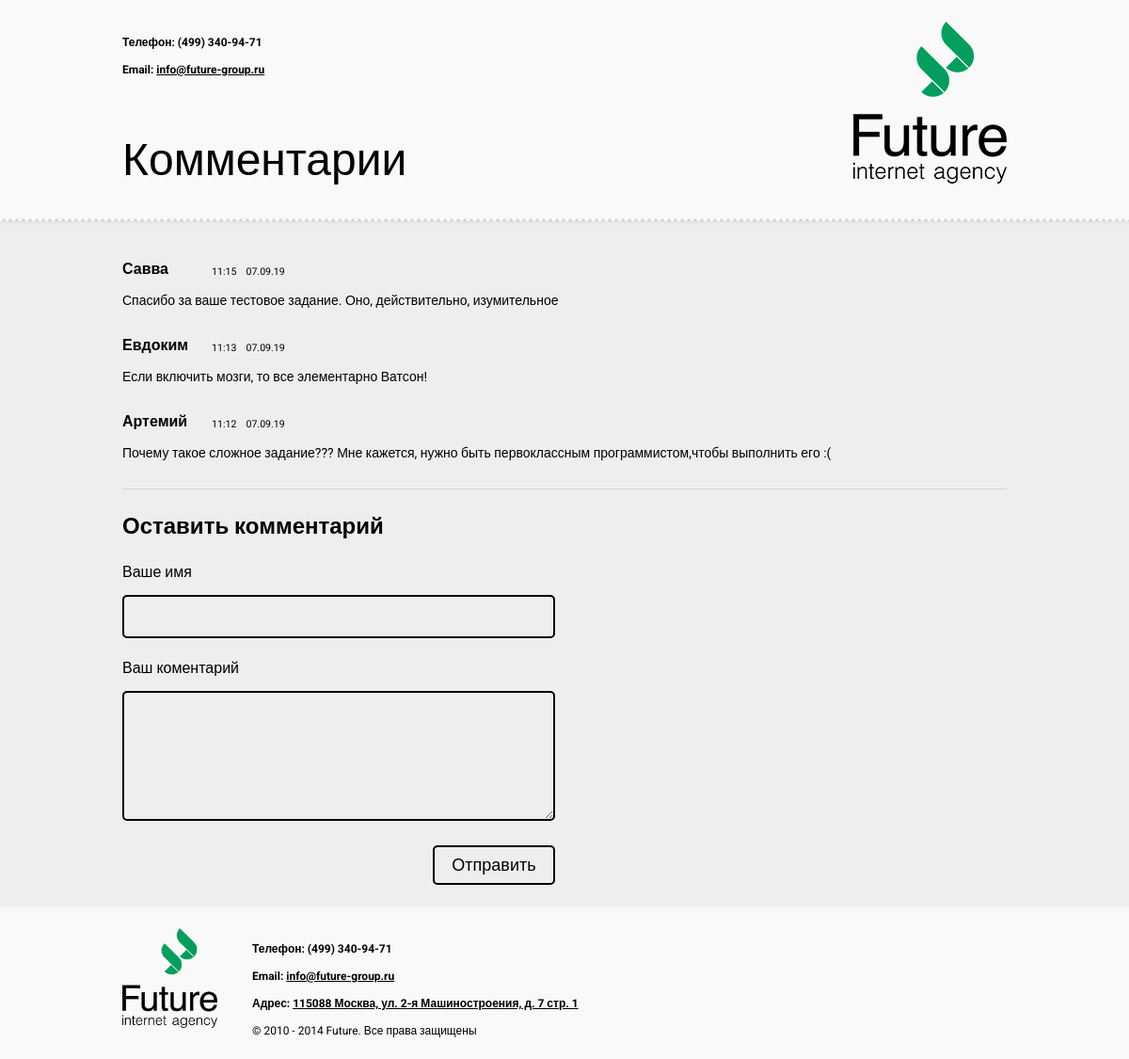
The page / on the database its author committed.
### tables this page shows
CREATE TABLE IF NOT EXISTS `comments` (
  `id` int(7) NOT NULL AUTO_INCREMENT,
  `name` varchar(255) NOT NULL,
  `datetime` datetime NOT NULL,
  `text` text NOT NULL,
  PRIMARY KEY (`id`)
);

### index.php (the view, shortened to what this page needs)
<?php
   require_once 'db.php';
   ?>
<!DOCTYPE html>
<html lang="ru" dir="ltr">
  <head>
    <link rel="stylesheet" href="styles.css">
  </head>
  <body>
    <header>
      <div class="mid">
        <div class="info">
          <p><b>Телефон: (499) 340-94-71</b></p>
          <p><b>Email: <a href="mailto:info@future-group.ru" target="_blank">info@future-group.ru</a></b></p>
        </div>
        <div class="header_logo">
          <img src="img/logo.png" alt="Future internet agency">
        </div>
        <h1>Комментарии</h1>
      </div>
      <div class="outline"></div>
    </header>
    <content>
      <div class="mid">
        <?php
          $result = mysqli_query($link, "SELECT * FROM comments ORDER BY id DESC");
          while($row=mysqli_fetch_array($result)) {
         ?>
        <div class="comment">
          <div class="comment_head">
            <div class="comment_autor"><p><?php echo  $row['name']?></p></div>
            <div class="comment_time"><p><?php echo  date("H:i",strtotime($row['datetime']))?></p></div>
            <div class="comment_date"><p><?php echo  date("d.m.y",strtotime($row['datetime']))?></p></div>
          </div>
          <div class="comment_text"><p><?php echo  $row['text']?></p></div>
        </div>
        <?php
          }
         ?>
        <div class="line"></div>
        <h2>Оставить комментарий</h2>
        <form id="new_comment" method="post">
          <p>Ваше имя</p>
          <input type="text" name="comment_name" value="">
          <p>Ваш коментарий</p>
          <textarea name="comment_text" rows="8" cols="80"></textarea>
          <input type="submit" name="comment_submit" value="Отправить">
        </form>
      </div>
    </content>
    <footer>
      <div class="mid">
        <div class="logo_mini">
          <img src="img/logo.png" alt="Future internet agency">
        </div>
        <div class="info">
          <p><b>Телефон: (499) 340-94-71</b></p>
          <p><b>Email: <a href="mailto:info@future-group.ru" target="_blank">info@future-group.ru</a></b></p>
          <p><b>Адрес: <a href="https://goo.gl/maps/hYasVvddMWV1mhMAA" target="_blank">115088 Москва, ул. 2-я Машиностроения, д. 7 стр. 1</a></b></p>
          <p>© 2010 - 2014 Future. Все права защищены</p>
        </div>
      </div>
    </footer>
  </body>
</html>

### styles.css (style rules this page uses)
* { margin:0; padding: 0; }
a { color: #000; }
body { font-family: 'Roboto', sans-serif; background: #eeeeee; }
header { background: #f9f9f9; margin-bottom: 22px; }
.line { border-bottom: 1px solid #d4d4d4; }
.outline { background-image: url(img/bg_header.png); height: 9px; position: relative; bottom: -9px; }
.mid { max-width: 940px; margin: 0 auto; padding: 23px 10px; }
.info { float: left; }
.info p { margin-top: 15px; font-size: 12px; }
h1 { margin-top: 60px; clear: left; font-size: 48px; float: left; font-weight: normal; }
h2 { margin: 25px 0; }
input[type=text] { background: #eeeeee; font-size: 14px; padding: 1px 15px; border: 2px solid #000; border-radius: 5px; width: 426px; height: 40px; margin: 15px 0 22px 0; }
textarea { background: #eeeeee; font-size: 14px; padding: 12px 15px; border: 2px solid #000; border-radius: 5px; width: 426px; height: 110px; margin: 15px 0 22px 0; }
input[type=submit] { background: #eeeeee; border: 2px solid #000; border-radius: 5px; float: right; font-size: 18px; height: 42px; width: 130px; }
.header_logo { float: right; }
.comment { display: inline-block; width: 100%; margin-bottom: 30px; }
.comment_head { margin-bottom: 16px; display: flex; align-items: flex-end; }
.comment_autor { font-weight: bold; float: left; width: 85px; font-size: 16px; }
.comment_text { font-size: 14px; }
.comment_time, .comment_date { float: left; margin-left: 10px; font-size: 10.62px; }
#new_comment { width: 460px; }
footer { background: #f9f9f9; }
.logo_mini img { width: 101px; height: 106px; }
.logo_mini { float: left; margin-right: 37px; }

### rows shown on the page
comments: name "Савва", datetime "11:15", datetime "07.09.19", text "Спасибо за ваше тестовое задание. Оно, действительно, изумительное"
comments: name "Евдоким", datetime "11:13", datetime "07.09.19", text "Если включить мозги, то все элементарно Ватсон!"
comments: name "Артемий", datetime "11:12", datetime "07.09.19", text "Почему такое сложное задание??? Мне кажется, нужно быть первоклассным программистом,чтобы выполнить его :("
